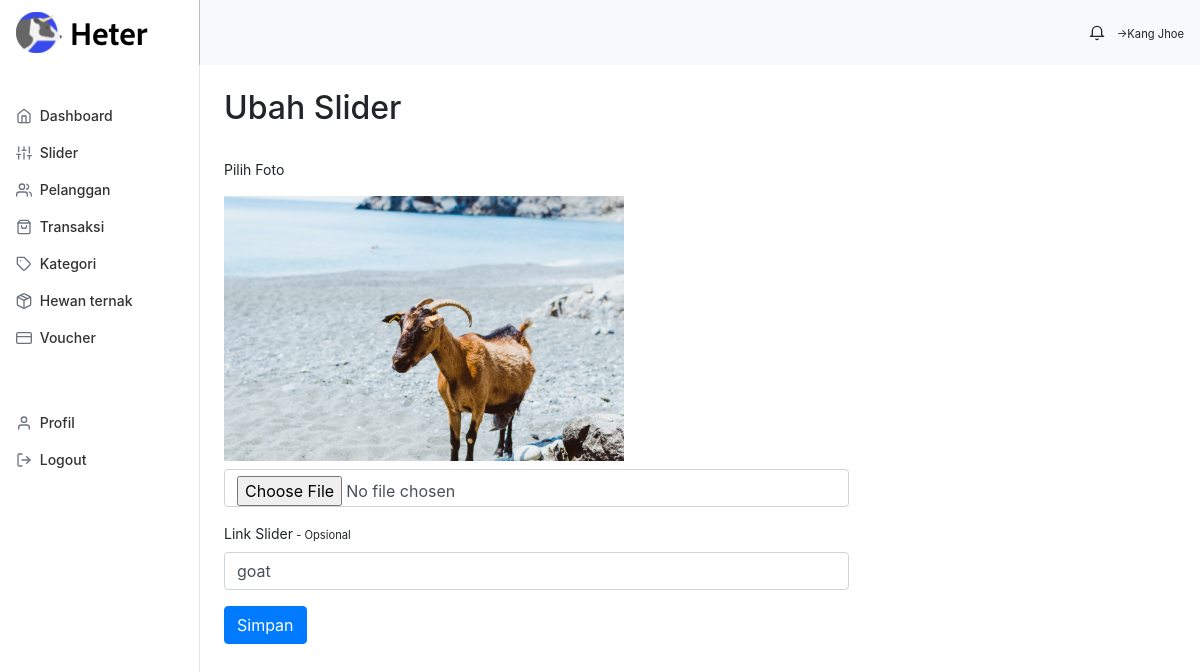
/administrator/slider/update/28, run on the app's committed database.
### tables this page shows
CREATE TABLE `tb_slider` (
  `idslider` int(11) NOT NULL,
  `link_slider` varchar(255) NOT NULL,
  `img_slider` varchar(255) NOT NULL,
  `date_created` date NOT NULL
);

### application/controllers/administrator/Slider.php (called while the page is built, shortened)
<?php
class Slider extends CI_Controller
{
    public function __construct()
    {
        $this->load->library('form_validation');
        $this->load->model('Slider_m');
    }
    public function update($idslider = true)
    {
        $data['title']                  = "HETER - Slider";
        $data['sliderrow']              = $this->Slider_m->getAllDataSliderById($idslider);
        $data['slider']                 = $this->Slider_m->getAllDataSlider();
        $this->form_validation->set_rules('img_hewan', 'Foto Hewan');
        $this->form_validation->set_rules('link', 'Link Slider', 'required');
        if ($this->form_validation->run() == FALSE) {
            $this->load->view('templates_administrator/header', $data);
            $this->load->view('templates_administrator/siedbar');
            $this->load->view('administrator/slider/ubah', $data);
            $this->load->view('templates_administrator/footer');
        }
    }
}

### index.php (called while the page is built, shortened)
<?php
require_once BASEPATH.'core/CodeIgniter.php';

### application/models/Slider_m.php (called while the page is built, shortened)
<?php
class Slider_m extends CI_Model
{
    public function getAllDataSliderById($idslider)
    {
        return $this->db->get_where('tb_slider', array('idslider' => $idslider))->row();
    }
}

### application/views/administrator/slider/ubah.php (the view, shortened to what this page needs)
<main role="main" class="col-md-9 ml-sm-auto col-lg-10 px-md-4">
    <h2 class="mt-4">Ubah Slider</h2>
    <div class="row mt-4 mb-4">
        <div class="col-md-8 mb-5">
            <form action="<?= base_url() ?>administrator/slider/update/<?= $sliderrow->idslider; ?>" method="POST" enctype="multipart/form-data">
                <div class="form-group">
                    <label>Pilih Foto</label>
                    <div class="img-prev mt-2 mb-2">
                        <img class="img-fluid" style="width: 400px;" src="<?= base_url() ?>/uploads/slider/<?= $sliderrow->img_slider; ?>" alt="">
                    </div>
                    <input type="file" class="form-control" name="image" id="image" size="20">
                </div>
                <div class="form-group">
                    <label>Link Slider<small> - Opsional</small></label>
                    <input type="text" class="form-control" name="link" id="link" value="<?= $sliderrow->link_slider; ?>">
                </div>
                <button type="submit" value="upload" class="btn btn-primary">Simpan</button>
            </form>
        </div>
    </div>
</main>

### data on the page
tb_slider: img_slider (picture), link "goat"
